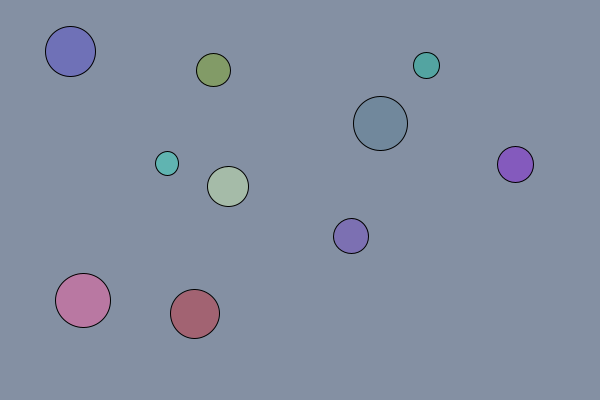
Frame 1 (no input)
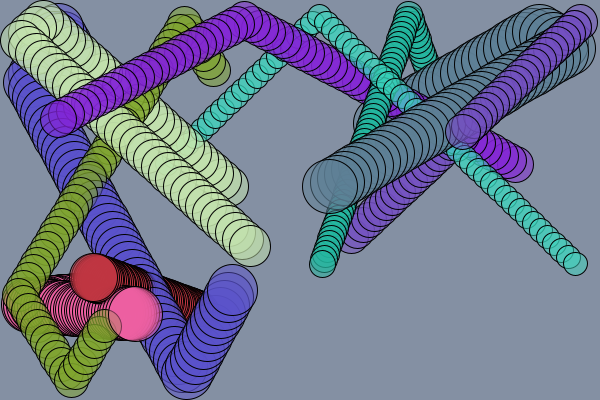
Frame 60 (the mouse pressed at the canvas centre just before this capture)
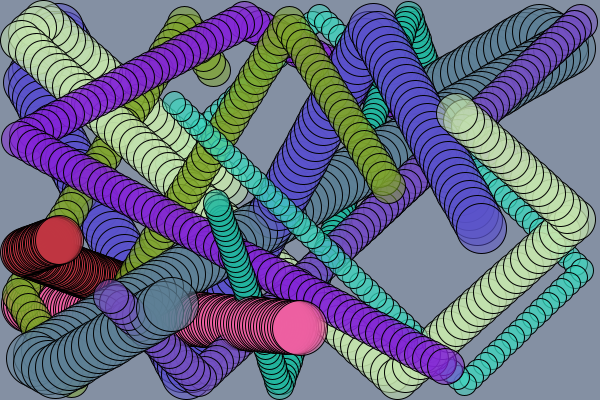
Frame 120 (the mouse held since frame 60 and released just before this capture)

The Processing sketch that drew these frames (run headless with seeded random() and noise(); from frame 60 on, the mouse is pressed at the canvas centre):

// Processing sketch: disk12
// ── disk12.pde
Disk [] Ghosts;

void setup() {
   size(600, 400);
   background(132, 144, 163);
   buildGhosts();
}

void draw() {
   for (int i=0; i<Ghosts.length; i++) {
      Ghosts[i].move();
      Ghosts[i].render();
   }
}

void buildGhosts() {
   Ghosts = new Disk[10];
   int border = 50;
   for (int i=0; i<Ghosts.length; i++) {
      float xPos = random(border, width-border);
      float yPos = random(border, height-border);
      float xDir = random(-8, 8);
      float yDir = random(-8, 8);
      float radius = random(10, 30);
      color clr = color(random(20, 255),
                        random(20, 255),
                        random(20, 255), 128);
      Ghosts[i] = new Disk(xPos, yPos, xDir, yDir, radius, clr);
   }
}

class Disk {
   float xPos;   // 1. Current location (X and Y)
   float yPos;  
   float xDir;   // 2. Current motion (X and Y)
   float yDir;
   float radius; // 3. Radius
   color clr;    // 4. Color

   Disk (float axPos, float ayPos, float axDir,  float ayDir,
   float aradius, color aclr) {
      xPos   = axPos;
      yPos   = ayPos;
      xDir   = axDir;
      yDir   = ayDir;
      radius = aradius;
      clr    = aclr;
   }
   
   void render() {
      fill(clr);
      ellipse(xPos, yPos, radius*2, radius*2);
   }
   
   void move() {
      xPos += xDir;
      if ((xPos-radius < 0) || (xPos+radius >= width)) {
         xDir = -xDir;
         xPos += 2*xDir;
      }
      yPos += yDir;
      if ((yPos-radius < 0) || (yPos+radius >= height)) {
         yDir = -yDir;
         yPos += 2*yDir;
      }
   }
}
